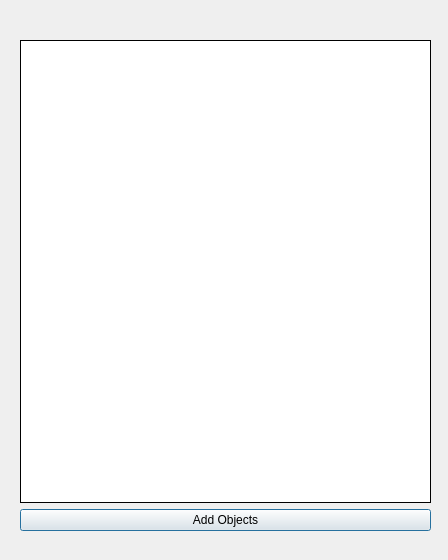
<?xml version="1.0" encoding="UTF-8"?>
<ui version="4.0">
 <class>AddObjectDialog</class>
 <widget class="QDialog" name="AddObjectDialog">
  <property name="geometry">
   <rect>
    <x>0</x>
    <y>0</y>
    <width>448</width>
    <height>560</height>
   </rect>
  </property>
  <property name="windowTitle">
   <string>Dialog</string>
  </property>
  <widget class="QWidget" name="">
   <property name="geometry">
    <rect>
     <x>20</x>
     <y>40</y>
     <width>411</width>
     <height>491</height>
    </rect>
   </property>
   <layout class="QVBoxLayout" name="verticalLayout">
    <item>
     <widget class="QLabel" name="objectQueue">
      <property name="autoFillBackground">
       <bool>false</bool>
      </property>
      <property name="styleSheet">
       <string notr="true">Background-color: #FFF;</string>
      </property>
      <property name="frameShape">
       <enum>QFrame::Box</enum>
      </property>
      <property name="text">
       <string/>
      </property>
      <property name="scaledContents">
       <bool>false</bool>
      </property>
     </widget>
    </item>
    <item>
     <widget class="QPushButton" name="addObjectButton">
      <property name="text">
       <string>Add Objects</string>
      </property>
     </widget>
    </item>
   </layout>
  </widget>
 </widget>
 <resources/>
 <connections/>
</ui>
